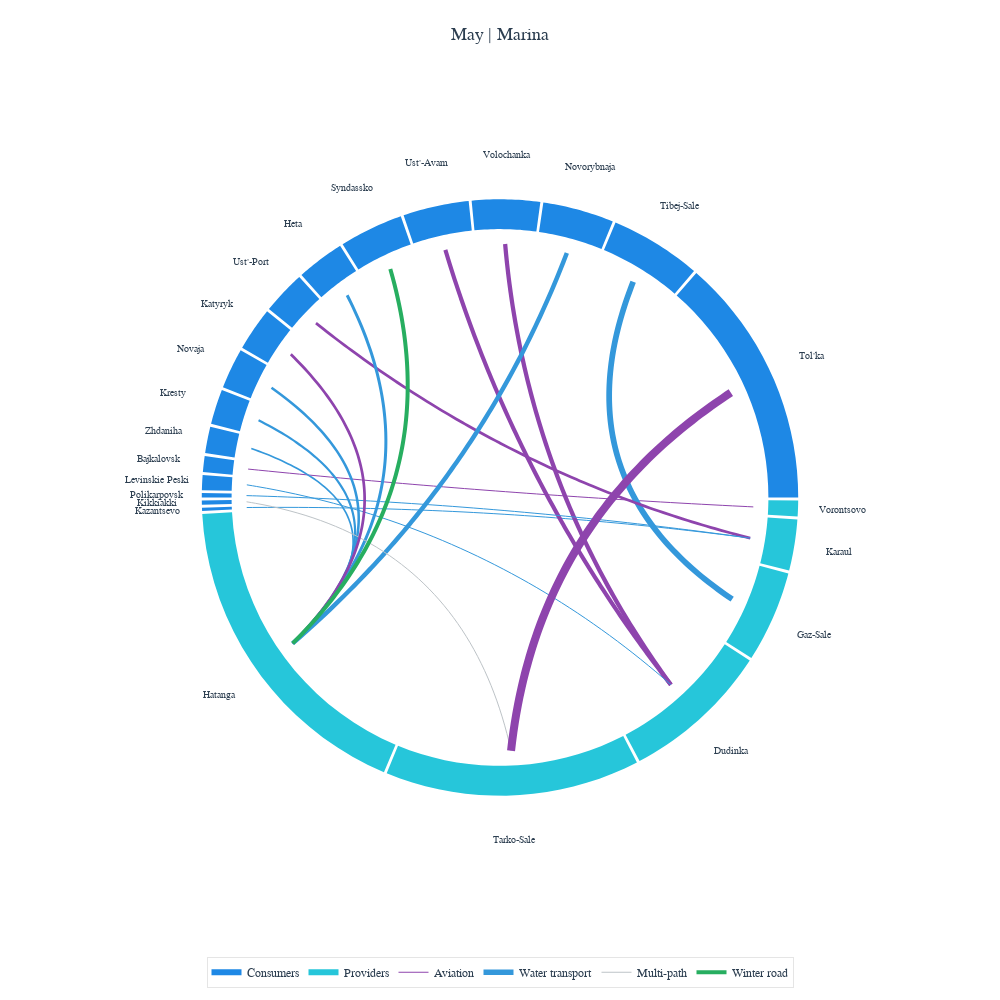

Notebook cell for this chart:
### Markdown cell above
## 5. Circular flow chart

### Code cell
month_n = 5
# for service in service_list:
for service in ["marina"]:
    # graphs = all_results[SETTL_NAME][service]["stats"].graphs[month_start:end_month]
    graphs = all_results[SETTL_NAME][service]["stats"].graphs[month_n : month_n + 1]
    for i, g in enumerate(graphs):
        fig = plot_circular_network_sankey_style(
            g,
            service_name=service,
            month_name=month_order[month_start + i],
        )
        fig.show()
